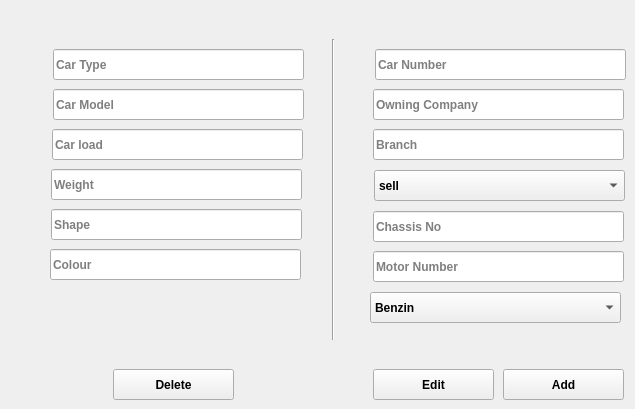
    <widget class="QWidget" name="tab">
     <attribute name="title">
      <string>Cars</string>
     </attribute>
     <widget class="QLineEdit" name="txt_Car_Car_Number">
      <property name="geometry">
       <rect>
        <x>375</x>
        <y>49</y>
        <width>251</width>
        <height>31</height>
       </rect>
      </property>
      <property name="font">
       <font>
        <weight>75</weight>
        <bold>true</bold>
       </font>
      </property>
      <property name="layoutDirection">
       <enum>Qt::LeftToRight</enum>
      </property>
      <property name="placeholderText">
       <string>Car Number</string>
      </property>
     </widget>
     <widget class="QLineEdit" name="txt_Car_Shaceh_Number">
      <property name="geometry">
       <rect>
        <x>373</x>
        <y>211</y>
        <width>251</width>
        <height>31</height>
       </rect>
      </property>
      <property name="font">
       <font>
        <weight>75</weight>
        <bold>true</bold>
       </font>
      </property>
      <property name="text">
       <string/>
      </property>
      <property name="placeholderText">
       <string>Chassis No</string>
      </property>
     </widget>
     <widget class="QLineEdit" name="txt_Car_Motor_Number">
      <property name="geometry">
       <rect>
        <x>373</x>
        <y>251</y>
        <width>251</width>
        <height>31</height>
       </rect>
      </property>
      <property name="font">
       <font>
        <weight>75</weight>
        <bold>true</bold>
       </font>
      </property>
      <property name="text">
       <string/>
      </property>
      <property name="placeholderText">
       <string>Motor Number</string>
      </property>
     </widget>
     <widget class="QLineEdit" name="txt_Car_Owner_Company">
      <property name="geometry">
       <rect>
        <x>373</x>
        <y>89</y>
        <width>251</width>
        <height>31</height>
       </rect>
      </property>
      <property name="font">
       <font>
        <weight>75</weight>
        <bold>true</bold>
       </font>
      </property>
      <property name="placeholderText">
       <string>Owning Company</string>
      </property>
     </widget>
     <widget class="QLineEdit" name="txt_Car_Branch">
      <property name="geometry">
       <rect>
        <x>373</x>
        <y>129</y>
        <width>251</width>
        <height>31</height>
       </rect>
      </property>
      <property name="font">
       <font>
        <weight>75</weight>
        <bold>true</bold>
       </font>
      </property>
      <property name="placeholderText">
       <string>Branch</string>
      </property>
     </widget>
     <widget class="QLineEdit" name="txt_Car_Car_Load">
      <property name="geometry">
       <rect>
        <x>52</x>
        <y>129</y>
        <width>251</width>
        <height>31</height>
       </rect>
      </property>
      <property name="font">
       <font>
        <weight>75</weight>
        <bold>true</bold>
       </font>
      </property>
      <property name="placeholderText">
       <string>Car load</string>
      </property>
     </widget>
     <widget class="QLineEdit" name="txt_Car_Car_Wieght">
      <property name="geometry">
       <rect>
        <x>51</x>
        <y>169</y>
        <width>251</width>
        <height>31</height>
       </rect>
      </property>
      <property name="font">
       <font>
        <weight>75</weight>
        <bold>true</bold>
       </font>
      </property>
      <property name="placeholderText">
       <string>Weight</string>
      </property>
     </widget>
     <widget class="QLineEdit" name="txt_Car_Car_Shape">
      <property name="geometry">
       <rect>
        <x>51</x>
        <y>209</y>
        <width>251</width>
        <height>31</height>
       </rect>
      </property>
      <property name="font">
       <font>
        <weight>75</weight>
        <bold>true</bold>
       </font>
      </property>
      <property name="placeholderText">
       <string>Shape</string>
      </property>
     </widget>
     <widget class="QLineEdit" name="txt_Car_Car_Type">
      <property name="geometry">
       <rect>
        <x>53</x>
        <y>49</y>
        <width>251</width>
        <height>31</height>
       </rect>
      </property>
      <property name="font">
       <font>
        <weight>75</weight>
        <bold>true</bold>
       </font>
      </property>
      <property name="placeholderText">
       <string>Car Type</string>
      </property>
     </widget>
     <widget class="QLineEdit" name="txt_Car_Car_Model">
      <property name="geometry">
       <rect>
        <x>53</x>
        <y>89</y>
        <width>251</width>
        <height>31</height>
       </rect>
      </property>
      <property name="font">
       <font>
        <weight>75</weight>
        <bold>true</bold>
       </font>
      </property>
      <property name="placeholderText">
       <string>Car Model</string>
      </property>
     </widget>
     <widget class="QLineEdit" name="txt_Car_Car_Color">
      <property name="geometry">
       <rect>
        <x>50</x>
        <y>249</y>
        <width>251</width>
        <height>31</height>
       </rect>
      </property>
      <property name="font">
       <font>
        <weight>75</weight>
        <bold>true</bold>
       </font>
      </property>
      <property name="placeholderText">
       <string>Colour</string>
      </property>
     </widget>
     <widget class="QPushButton" name="btn_Add_Car_Info">
      <property name="geometry">
       <rect>
        <x>503</x>
        <y>369</y>
        <width>121</width>
        <height>31</height>
       </rect>
      </property>
      <property name="font">
       <font>
        <weight>75</weight>
        <bold>true</bold>
       </font>
      </property>
      <property name="text">
       <string>Add</string>
      </property>
     </widget>
     <widget class="Line" name="line">
      <property name="geometry">
       <rect>
        <x>325</x>
        <y>39</y>
        <width>16</width>
        <height>301</height>
       </rect>
      </property>
      <property name="orientation">
       <enum>Qt::Vertical</enum>
      </property>
     </widget>
     <widget class="QPushButton" name="btn_Update_Car_Info">
      <property name="geometry">
       <rect>
        <x>373</x>
        <y>369</y>
        <width>121</width>
        <height>31</height>
       </rect>
      </property>
      <property name="font">
       <font>
        <weight>75</weight>
        <bold>true</bold>
       </font>
      </property>
      <property name="text">
       <string>Edit</string>
      </property>
     </widget>
     <widget class="QPushButton" name="btn_Delete_Car_Info">
      <property name="geometry">
       <rect>
        <x>113</x>
        <y>369</y>
        <width>121</width>
        <height>31</height>
       </rect>
      </property>
      <property name="font">
       <font>
        <weight>75</weight>
        <bold>true</bold>
       </font>
      </property>
      <property name="text">
       <string>Delete</string>
      </property>
     </widget>
     <widget class="QComboBox" name="cbo_Car_Service_Mode">
      <property name="geometry">
       <rect>
        <x>374</x>
        <y>170</y>
        <width>251</width>
        <height>31</height>
       </rect>
      </property>
      <property name="font">
       <font>
        <weight>75</weight>
        <bold>true</bold>
       </font>
      </property>
      <property name="toolTip">
       <string>service type</string>
      </property>
      <property name="currentText">
       <string>sell</string>
      </property>
      <item>
       <property name="text">
        <string>sell</string>
       </property>
      </item>
      <item>
       <property name="text">
        <string>owned</string>
       </property>
      </item>
      <item>
       <property name="text">
        <string>services</string>
       </property>
      </item>
     </widget>
     <widget class="QComboBox" name="cbo_Car_Fuel_Type">
      <property name="geometry">
       <rect>
        <x>370</x>
        <y>292</y>
        <width>251</width>
        <height>31</height>
       </rect>
      </property>
      <property name="font">
       <font>
        <weight>75</weight>
        <bold>true</bold>
       </font>
      </property>
      <property name="toolTip">
       <string>Fuel Type</string>
      </property>
      <property name="currentText">
       <string>Benzin</string>
      </property>
      <item>
       <property name="text">
        <string>Benzin</string>
       </property>
      </item>
      <item>
       <property name="text">
        <string>Diesel</string>
       </property>
      </item>
     </widget>
    </widget>
